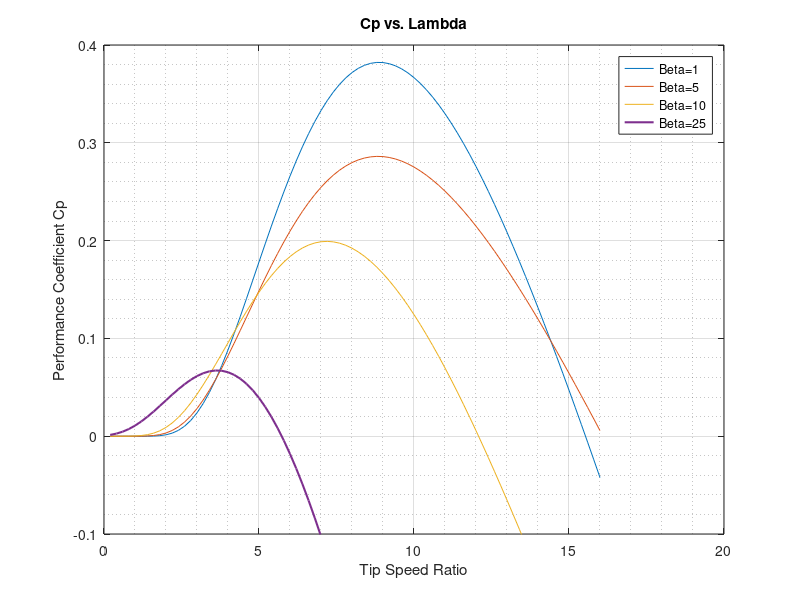

MATLAB code to generate this figure:
c1= 0.5;
c2=116;
c3=0.4;
c4=5;
c5=21;
c6=0;
beta=1;
beta5=5;
beta10=10;
beta25=25;
n=80;
lambda = zeros(n,1);
lambda1 = zeros(n,1);
lambda5 = zeros(n,1);
lambda10 = zeros(n,1);
lambda25 = zeros(n,1);
cp = zeros(n,1);
cp5 = zeros(n,1);
cp10 = zeros(n,1);
cp25 = zeros(n,1);

for i= 1 :1: n
    lambda(i)=i/5;
    
    lambda1(i) = 1 / (1 / (lambda(i) + 0.08*beta+(1.e-15)) - 0.035 / (beta ^ 3 + 1));    
    cp(i) = c1 * (c2 / lambda1(i) - c3 * beta - c4) * exp(-c5 / lambda1(i)) + c6 * lambda1(i);
    
    lambda5(i) = 1 / (1 / (lambda(i) + 0.08*beta5+(1.e-15)) - 0.035 / (beta5 ^ 3 + 1));    
    cp5(i) = c1 * (c2 / lambda5(i) - c3 * beta5 - c4) * exp(-c5 / lambda5(i)) + c6 * lambda5(i);
    
    lambda10(i) = 1 / (1 / (lambda(i) + 0.08*beta10+(1.e-15)) - 0.035 / (beta10 ^ 3 + 1));    
    cp10(i) = c1 * (c2 / lambda10(i) - c3 * beta10 - c4) * exp(-c5 / lambda10(i)) + c6 * lambda10(i);
    
    lambda25(i) = 1 / (1 / (lambda(i) + 0.08*beta25+(1.e-15)) - 0.035 / (beta25 ^ 3 + 1));    
    cp25(i) = c1 * (c2 / lambda25(i) - c3 * beta25 - c4) * exp(-c5 / lambda25(i)) + c6 * lambda25(i);
end

%% Plot
plot(lambda,cp,lambda,cp5,lambda,cp10,lambda,cp25,'LineWidth',1.5);
grid on;
grid minor;
title('Cp vs. Lambda');
%yline(1.755,'-.b','y = 1.755V','LineWidth',2);
legend('Beta=1','Beta=5','Beta=10','Beta=25','Location','northeast');
xlabel('Tip Speed Ratio');
ylabel('Performance Coefficient Cp');
ylim([-0.1 0.4]);
%xlim([0 3]);